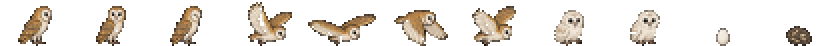
#> input picture assets/animals/coruja.png, 418 x 23 px, given in place of jabuti adulto.jfif, which was not available (shown 2 times larger)
$ python build_animal_assets.py ../assets/animals/coruja.png
#> lines starting #> are read from the running program, lines starting #| are printed output that depends on the picture; after the words box and inside, x2 and y2 are one past the last pixel; in counts of white or black regions, pixels touching at a corner belong together
#!/usr/bin/env python3
"""
Gera os sprites dos ANIMAIS (e das plantas novas do ciclo) a partir das folhas geradas por IA.
Reprodutível: rode de novo se uma folha for substituída.

Uso (na raiz do projeto):   python tools/build_animal_assets.py PASTA_COM_AS_FOLHAS

Para cada folha, os itens são lidos em ordem de LEITURA (linhas de cima para baixo, itens da esquerda para a direita).
Pedaços pequenos soltos (língua do teiú, abelhas, torrões do ninho, raízes) são juntados ao item grande mais próximo.

Saída:
  assets/animals/<animal>.png     uma tira horizontal com todos os quadros do animal, todos na MESMA célula (cw x ch):
                                  a base (pés) de cada quadro fica na última linha da célula e o corpo fica centrado.
                                  Assim o jogo desenha qualquer quadro no mesmo ponto sem o animal "pular".
  assets/environment/<nome>.png   objetos novos (colmeia, rastro, galho caído, broto da bananeira, siriguela dormente)
  js/data/animalSprites.js        (gerado) célula, número de quadros e nome de cada quadro, por animal

Escala: cada folha tem uma medida de referência (largura ou altura de um item, em px do jogo). Personagem = 64 px de altura.
Requer: Pillow, numpy, scipy.
"""
import json, os, sys
import numpy as np
from PIL import Image
from scipy import ndimage as ndi

HERE = os.path.dirname(os.path.abspath(__file__)); ROOT = os.path.dirname(HERE)
THR, LIGHT, LIGHT_MAX, HOLE_MIN = 228, 196, 160, 5

# folha -> (nomes em ordem de leitura, referência (índice do item, 'w' ou 'h', px no jogo), destino)
ANIMALS = {
    'jabuti':   ('jabuti adulto.jfif', ['walk0', 'walk1', 'walk2', 'walk3', 'idle', 'hide', 'eat', 'look'], (4, 'w', 26)),
    'jabuti_f': ('Jabuti filhote e ovos.jfif', ['walk0', 'walk1', 'walk2', 'walk3', 'idle', 'egg', 'nest', 'hatch'], (4, 'w', 14)),
    'teiu':     ('Teiú.jfif', ['walk0', 'walk1', 'walk2', 'walk3', 'idle', 'tongue0', 'tongue1', 'bask', 'eat'], (0, 'w', 40)),
    'cururu':   ('Sapo-cururu.png', ['idle', 'hop0', 'hop1', 'hop2', 'call0', 'call1'], (0, 'w', 15)),
    'girino':   ('Girino e ovos do cururu.png', ['swim0', 'swim1', 'swim2', 'froglet', 'eggs'], (0, 'w', 10)),
    'sanhaco':  ('Sanhaço-do-coqueiro.png', ['idle', 'flick', 'hop0', 'hop1', 'peck0', 'peck1', 'fly0', 'fly1', 'fly2'], (0, 'w', 13)),
    'garca':    ('Garça-branca-grande.png', ['idle', 'walk0', 'walk1', 'walk2', 'walk3', 'aim', 'strike', 'fly0', 'fly1', 'fly2', 'fly3'], (0, 'h', 38)),
    'coruja':   ('Coruja-suindara.png', ['idle', 'look', 'sleep', 'fly0', 'fly1', 'fly2', 'fly3', 'chick0', 'chick1', 'egg', 'pellet'], (0, 'h', 20)),
    'morcego':  ('Morcego frugívoro.png', ['fly0', 'fly1', 'fly2', 'hang0', 'hang1'], (1, 'w', 20)),
    'gato':     ('Gato-do-mato.png', ['walk0', 'walk1', 'walk2', 'walk3', 'sit', 'stalk', 'alert', 'sleep', 'run'], (0, 'w', 34)),
}
# objetos/plantas: folha -> lista de (nome do arquivo, índice do item) e referência
PROPS = {
    'Colmeia de uruçu e pote de mel.png': ([('hive_quiet', 0), ('hive_busy', 1), ('item_honey', 2)], (0, 'h', 30)),
    'Flor e galho caído da siriguela.png': ([('siri_flower_a', 0), ('siri_flower_b', 1), ('siri_flower_c', 2), ('siri_branch', 3), ('siri_branch_root', 4)], (3, 'w', 34)),
    'Broto da bananeira.png': ([('banana_sucker_s', 0), ('banana_sucker_m', 1)], (1, 'h', 30)),
    'Siriguela dormente.png': ([('siri_dry', 0)], (0, 'h', 104)),
}
TRACKS = ('Rastros do gato.png', 7)        # altura (px do jogo) de UMA pegada

def fg_mask(rgb):
    lab, _ = ndi.label((rgb > THR).all(axis=2))
    border = set(np.unique(np.concatenate([lab[0], lab[-1], lab[:, 0], lab[:, -1]]))) - {0}
    bg = np.isin(lab, list(border))
    for i in set(np.unique(lab)) - border - {0}:
        m = lab == i
        if m.sum() >= HOLE_MIN and rgb[m].mean() >= 248: bg |= m
    light = ((rgb > LIGHT).all(axis=2)) & ~bg
    ll, _ = ndi.label(light, structure=np.ones((3, 3)))
    for i, sl in enumerate(ndi.find_objects(ll), 1):
        mm = ll[sl] == i
        if mm.sum() < LIGHT_MAX: bg[sl] |= mm
    return ndi.binary_erosion(~bg, structure=np.ones((3, 3)), iterations=1)

def items(path):
    """Itens da folha em ordem de leitura. Cada item = (máscara booleana do tamanho da folha recortada, caixa)."""
    rgb = np.array(Image.open(path).convert('RGB')).astype(int); fg = fg_mask(rgb)
    lab, n = ndi.label(fg, structure=np.ones((3, 3)))
    comps = []
    for i, sl in enumerate(ndi.find_objects(lab), 1):
        a = int((lab[sl] == i).sum())
        if a >= 120: comps.append({'ids': [i], 'y0': sl[0].start, 'y1': sl[0].stop, 'x0': sl[1].start, 'x1': sl[1].stop, 'a': a})
    big_a = max(c['a'] for c in comps)
    big = [c for c in comps if c['a'] >= 0.12 * big_a]; small = [c for c in comps if c['a'] < 0.12 * big_a]
    for s in small:                                            # pedaço solto -> item grande mais próximo (distância entre caixas)
        def d(b): return max(0, max(b['x0'] - s['x1'], s['x0'] - b['x1'])) + max(0, max(b['y0'] - s['y1'], s['y0'] - b['y1']))
        b = min(big, key=d)
        if d(b) <= 120:
            b['ids'] += s['ids']; b['x0'] = min(b['x0'], s['x0']); b['x1'] = max(b['x1'], s['x1']); b['y0'] = min(b['y0'], s['y0']); b['y1'] = max(b['y1'], s['y1'])
    rows = []                                                  # linhas: centros verticais próximos
    for b in sorted(big, key=lambda c: (c['y0'] + c['y1']) / 2):
        cy = (b['y0'] + b['y1']) / 2
        for r in rows:
            if r['y0'] - 10 <= cy <= r['y1'] + 10: r['it'].append(b); r['y0'] = min(r['y0'], b['y0']); r['y1'] = max(r['y1'], b['y1']); break
        else: rows.append({'y0': b['y0'], 'y1': b['y1'], 'it': [b]})
    out = []
    for r in rows:
        for b in sorted(r['it'], key=lambda c: c['x0']):
            sl = (slice(b['y0'], b['y1']), slice(b['x0'], b['x1']))
            out.append((rgb[sl], np.isin(lab[sl], b['ids'])))
    return out

def scale_of(its, ref):
    k, dim, px = ref; m = its[k][1]; ys, xs = np.where(m)
    size = (xs.max() - xs.min() + 1) if dim == 'w' else (ys.max() - ys.min() + 1)
    return px / size

def downscale(rgb, m, s):
    ys, xs = np.where(m); rgb = rgb[ys.min():ys.max() + 1, xs.min():xs.max() + 1].astype(np.float32); m = m[ys.min():ys.max() + 1, xs.min():xs.max() + 1].astype(np.float32)
    nw, nh = max(1, round(m.shape[1] * s)), max(1, round(m.shape[0] * s))
    prem = np.dstack([rgb * m[:, :, None], m * 255])
    ch = [np.array(Image.fromarray(prem[:, :, j], mode='F').resize((nw, nh), Image.BOX)) for j in range(4)]
    al = ch[3] / 255; keep = al > 0.5; arr = np.zeros((nh, nw, 4), np.uint8)
    for j in range(3): arr[:, :, j] = np.where(keep, np.clip(ch[j] / np.maximum(al, 1e-3), 0, 255), 0)
    arr[:, :, 3] = np.where(keep, 255, 0)
    ys, xs = np.where(arr[:, :, 3] > 0)
    return arr[ys.min():ys.max() + 1, xs.min():xs.max() + 1] if len(ys) else arr

def body_cx(arr):
    """Centro horizontal do CORPO: média dos pixels opacos da metade de cima (pernas e cauda mexem; o corpo não)."""
    op = arr[:, :, 3] > 0; h = arr.shape[0]; top = op[:max(1, int(h * 0.6))]
    xs = np.where(top)[1] if top.any() else np.where(op)[1]
    return float(xs.mean())

def strip(frames):
    """Todos os quadros numa célula comum: base na última linha, corpo centrado."""
    cxs = [body_cx(f) for f in frames]
    left = max(int(np.ceil(cx)) for cx in cxs); right = max(int(np.ceil(f.shape[1] - cx)) for f, cx in zip(frames, cxs))
    cw = left + right + 2; cw += cw % 2; ch = max(f.shape[0] for f in frames) + 1
    out = np.zeros((ch, cw * len(frames), 4), np.uint8)
    for i, (f, cx) in enumerate(zip(frames, cxs)):
        x = i * cw + cw // 2 - int(round(cx)); y = ch - f.shape[0]
        out[y:y + f.shape[0], x:x + f.shape[1]] = f
    return out, cw, ch

def save_prop(arr, path):
    """Objeto do cenário: base centrada (o jogo desenha pela base: x = centro, y = chão)."""
    H, W = arr.shape[:2]; xs = np.where((arr[max(0, H - 4):H, :, 3] > 0).any(axis=0))[0]
    bx = (xs.min() + xs.max()) / 2 if len(xs) else W / 2; left = int(round(bx)); half = max(left, W - left)
    c = np.zeros((H, 2 * half, 4), np.uint8); c[:, half - left:half - left + W] = arr
    Image.fromarray(c, 'RGBA').save(path); return c.shape[1], c.shape[0]

def main():
    if len(sys.argv) != 2: sys.exit(__doc__)
    U = sys.argv[1]; P = lambda n: os.path.join(U, n)
    adir = os.path.join(ROOT, 'assets', 'animals'); edir = os.path.join(ROOT, 'assets', 'environment'); idir = os.path.join(ROOT, 'assets', 'items')
    for d in (adir, edir, idir): os.makedirs(d, exist_ok=True)
    meta = {}
    for name, (f, names, ref) in ANIMALS.items():
        its = items(P(f))
#> in items, `rgb = np.array(Image.open(path).convert('RGB')).astype(int)`:
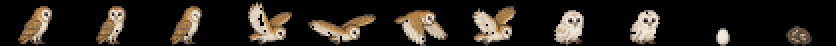
#> rgb: shape (23, 418, 3) int64 (shown 2 times larger); mean R, G, B 38.1, 32.9, 26.8
#> in fg_mask, `lab, _ = ndi.label((rgb > THR).all(axis=2))`:
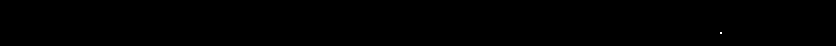
#> lab: shape (23, 418) int32 (shown 2 times larger); values 0 (black) and 1 (white), 0.01% white in thin lines or dots, all inside (x1, y1, x2, y2) = (360, 16, 361, 17)
#> in fg_mask, `border = set(np.unique(np.concatenate([lab[0], lab[-1], lab[:, 0], lab..`: border = 0 items
#> in fg_mask, `bg = np.isin(lab, list(border))`: bg: shape (23, 418) bool; every value is 0
#> the loop in fg_mask, `for i in set(np.unique(lab)) - border - {0}:` made 1 pass
#> in fg_mask, `light = ((rgb > LIGHT).all(axis=2)) & ~bg`:
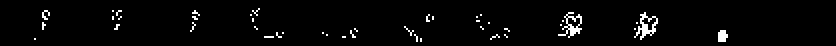
#> light: shape (23, 418) bool (shown 2 times larger); 2.7% white in thin lines or dots, all inside (x1, y1, x2, y2) = (17, 4, 364, 21)
#> in fg_mask, `ll, _ = ndi.label(light, structure=np.ones((3, 3)))`:
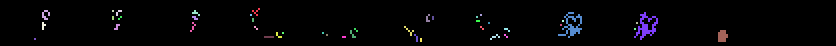
#> ll: shape (23, 418) int32 (shown 2 times larger); 44 distinct labels, from 0 to 43; one colour per label, 0 black
#> the loop in fg_mask, `for i, sl in enumerate(ndi.find_objects(ll), 1):` made 43 passes
#> mm on passes 3, 8, 9, 10, 11, 12, 13, 14, 15, 16, 17: [True], [True], [[False, True], [True, False], [True, False], [True, True]], [True], [True, True], [[False, True], [True, False]], [[True, True, False], [False, True, True]], [True, True], [True], [True, True], [[True, True]]
#> in fg_mask, `return ndi.binary_erosion(~bg, structure=np.ones((3, 3)), iterations=1)`:
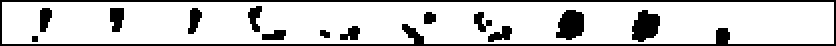
#> returned value: shape (23, 418) bool (shown 2 times larger); 81.3% white; 14 black regions (2 under 20 px), largest, box (x1, y1, x2, y2) and area: (0, 0, 418, 23) 984, (316, 5, 330, 21) 163, (278, 5, 292, 20) 162
#> in items, `lab, n = ndi.label(fg, structure=np.ones((3, 3)))`: n = 1
#> the loop in items, `for i, sl in enumerate(ndi.find_objects(lab), 1):` made 1 pass
#> (i, a) on pass 1: (1, 7813)
#> after the loop in items, `for i, sl in enumerate(ndi.find_objects(lab), 1):`: comps = 1 item
#> in items, `big_a = max(c['a'] for c in comps)`: big_a = 7813
#> in items, `big = [c for c in comps if c['a'] >= 0.12 * big_a]`: big = 1 item
#> in items, `small = [c for c in comps if c['a'] < 0.12 * big_a]`: small = []
#> the loop in items, `for b in sorted(big, key=lambda c: (c['y0'] + c['y1']) / 2):` made 1 pass
#> cy on pass 1: 11.5
#> after the loop in items, `for b in sorted(big, key=lambda c: (c['y0'] + c['y1']) / 2):`: rows = 1 item
#> the loop in items, `for r in rows:` made 1 pass
#> its = 1 item
#> (the run stopped early here; a loop or call above may not have finished)

$ run again, on assets/animals/garca.png
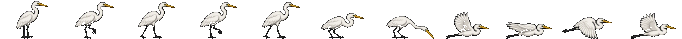
#> input picture assets/animals/garca.png, 682 x 39 px, given in place of jabuti adulto.jfif, which was not available
#> border = 0 items
#> the loop in fg_mask, `for i in set(np.unique(lab)) - border - {0}:` made 132 passes
#> light: shape (39, 682) bool; 7.8% white; 28 white regions (17 under 20 px), largest, box (x1, y1, x2, y2) and area: (575, 18, 603, 38) 259, (641, 14, 667, 36) 206, (455, 14, 480, 36) 197
#> ll: shape (39, 682) int32; 29 distinct labels, from 0 to 28
#> the loop in fg_mask, `for i, sl in enumerate(ndi.find_objects(ll), 1):` made 28 passes
#> mm on passes 3, 7, 13, 14, 15, 16, 17: [True], [True, True], [True], [[True, True], [True, False], [True, False]], [[True, True], [True, False], [True, False], [True, False]], [True], [True]
#> pass 1, in fg_mask, `mm = ll[sl] == i`:
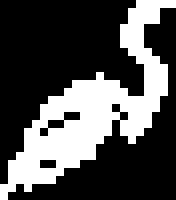
#> mm: shape (25, 22) bool (shown 8 times larger); 31.5% white; 1 white region, box (x1, y1, x2, y2) and area: (0, 0, 22, 25) 173
#> in items, `lab, n = ndi.label(fg, structure=np.ones((3, 3)))`:
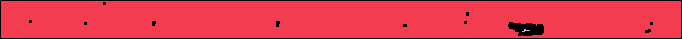
#> lab: shape (39, 682) int32; 3 distinct labels, from 0 to 2; one colour per label, 0 black
#> n = 2
#> the loop in items, `for i, sl in enumerate(ndi.find_objects(lab), 1):` made 2 passes
#> (i, a) on passes 1 to 2: (1, 24661), (2, 11)
#> after the loop in items, `for i, sl in enumerate(ndi.find_objects(lab), 1):`: comps = 1 item
#> big_a = 24661
#> big = 1 item
#> small = []
#> the loop in items, `for b in sorted(big, key=lambda c: (c['y0'] + c['y1']) / 2):` made 1 pass
#> cy on pass 1: 19.5
#> after the loop in items, `for b in sorted(big, key=lambda c: (c['y0'] + c['y1']) / 2):`: rows = 1 item
#> the loop in items, `for r in rows:` made 1 pass
